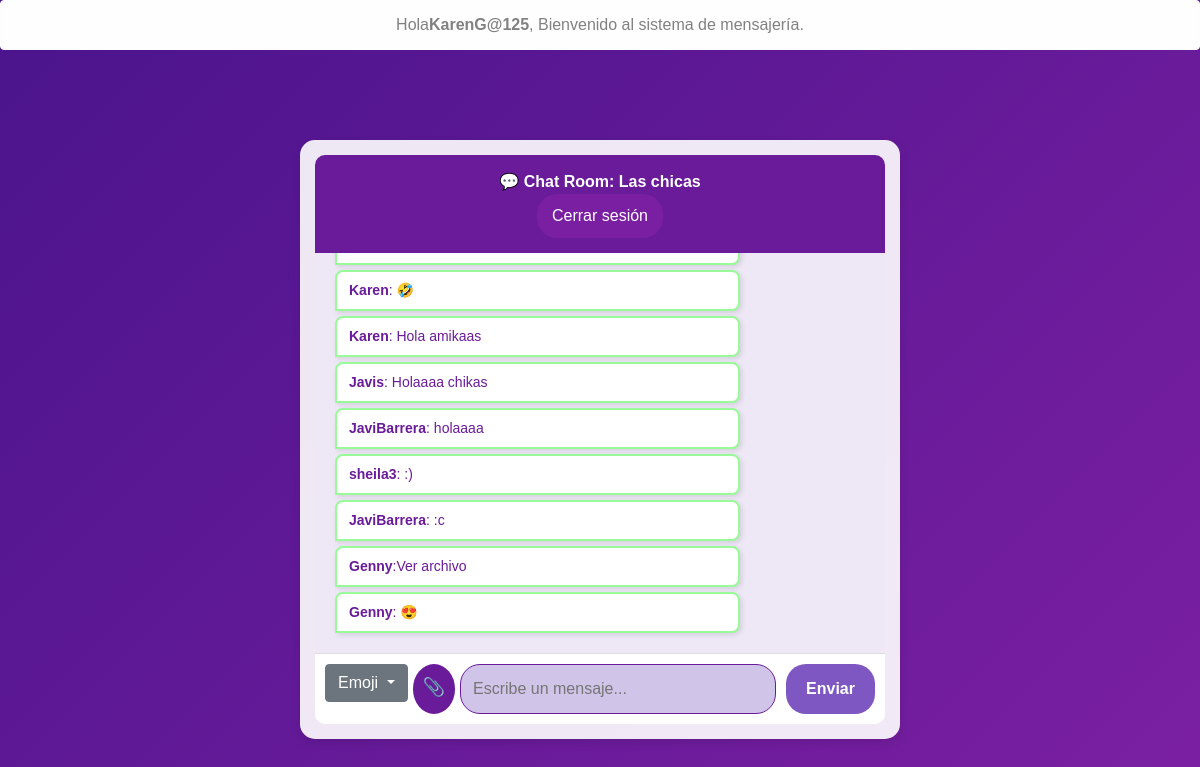
/chat_4 (signed in), run on the app's committed database.
### chatapp/models.py (models this page shows, shortened)
class Room(models.Model):
    name = models.CharField(max_length=20)
    slug = models.SlugField(max_length=100)

class Message(models.Model):
    user = models.ForeignKey(User, on_delete=models.CASCADE)
    content = models.TextField(blank=True, null=True)  # Mensaje opcional si es solo archivo
    room = models.ForeignKey(Room, on_delete=models.CASCADE)
    created_on = models.DateTimeField(default=now)  # Usa la hora del sistema
    attachment = models.FileField(upload_to="chat_files/", blank=True, null=True)  # Permitir archivos adjuntos

### chatapp/views.py (the view)
# urls.py: path("<str:slug>", views.room, name="room"),
def room(request,slug):
    room_name=Room.objects.get(slug=slug).name
    messages=Message.objects.filter(room=Room.objects.get(slug=slug))
    return render(request, "room.html",{"room_name":room_name,"slug":slug,'messages':messages})

### templates/room.html (shortened to what this page needs)
{% extends 'base.html' %}
{% block content %}
{% if user.is_authenticated %}
<div class="chat-container">
  <div class="chat-header">
    💬 Chat Room: {{ room_name }}
    <form action="{% url 'logout' %}" method="post">
      <button type="submit" class="btn btn-logout">Cerrar sesión</button>
    </form>
  </div>
  <div class="chat-body" id="chatbox">
    {% if messages %}
      {% for message in messages %}
        <div class="chat-message {% if message.user == request.user %}text-right{% else %}text-left{% endif %}">
          <b>{{ message.user.username }}</b>:
          {% if message.content %}
            {{ message.content }}
          {% endif %}
          {% if message.attachment %}
            <br><a href="{{ message.attachment.url }}" class="file-link" target="_blank">Ver archivo</a>
          {% endif %}
        </div>
      {% endfor %}
    {% else %}
      <p class="text-center text-muted">No hay mensajes en esta sala.</p>
    {% endif %}
  </div>
  <div class="chat-footer">
    <div class="dropdown">
      <button class="btn btn-secondary dropdown-toggle" type="button" data-toggle="dropdown" aria-expanded="false">
        Emoji
      </button>
    </div>
    <label for="file_input" id="file_input_label">📎</label>
    <input id="my_input" type="text" placeholder="Escribe un mensaje..." required>
    <button id="submit_button">Enviar</button>
  </div>
</div>
{% endif %}
{% endblock %}

### templates/base.html (shortened to what this page needs)
<!doctype html>
<html lang="en">
  <head>
    <link rel="stylesheet" href="https://cdn.jsdelivr.net/npm/bootstrap@4.3.1/dist/css/bootstrap.min.css">
  </head>
  <body>
    {% block header%}
    <div class="alert alert-light text-center d-flex justify-content-center align-items-center" role="alert">
      Hola <b> {{ user.username }} </b>, Bienvenido al sistema de mensajería.
    </div>
      <br/>
    {% endblock %}
    <main>
      {% block content %}
      {% endblock %}
    </main>
  </body>
</html>

### templates/base.html (style rules this page uses)
.chat-message { width: 100%; border: 2px solid palegreen; border-radius: 6px; margin: 2px 0px; }

### templates/room.html (style rules this page uses)
body { background: linear-gradient(135deg, #4A148C, #7B1FA2); font-family: 'Poppins', sans-serif; }
.chat-container { max-width: 600px; margin: 50px auto; background: rgba(255, 255, 255, 0.9); padding: 15px; border-radius: 15px; box-shadow: 0 4px 10px rgba(0, 0, 0, 0.1); overflow: hidden; }
.btn-logout { background: #7b1fa2; color: white; border: none; padding: 10px 15px; border-radius: 20px; transition: background 0.3s, transform 0.2s; }
.chat-header { background: #6A1B9A; color: white; padding: 15px; font-weight: bold; text-align: center; border-radius: 10px 10px 0 0; }
.chat-body { padding: 15px; max-height: 400px; overflow-y: auto; background: #EDE7F6; border-radius: 0 0 10px 10px; }
.chat-message { display: flex; max-width: 75%; padding: 10px; margin: 5px; border-radius: 10px; font-size: 14px; word-wrap: break-word; clear: both; }
.text-left { background-color: #FFFFFF; color: #6A1B9A; align-self: flex-start; border-radius: 8px 8px 8px 0; padding: 8px 12px; box-shadow: 2px 2px 5px rgba(0, 0, 0, 0.1); }
.chat-footer { display: flex; padding: 10px; background: white; border-top: 1px solid #ddd; border-radius: 0 0 10px 10px; }
#my_input { flex: 1; padding: 12px; border: 1px solid #6A1B9A; border-radius: 20px; outline: none; background: #D1C4E9; color: #6A1B9A; }
#submit_button { background: #7E57C2; border: none; padding: 12px 20px; margin-left: 10px; color: white; font-weight: bold; border-radius: 20px; cursor: pointer; transition: 0.3s; }
#emoji_button, #file_input_label { background: #6A1B9A; border: none; padding: 10px; margin: 0 5px; color: white; font-size: 18px; border-radius: 50%; cursor: pointer; transition: 0.3s; }
.file-link { color: #6A1B9A; text-decoration: none; }

### data on the page
Room: name "Las chicas"
Message: user.username "Karen", content "🤣"
Message: user.username "Karen", content "Hola amikaas"
Message: user.username "Javis", content "Holaaaa chikas"
Message: user.username "JaviBarrera", content "holaaaa"
Message: user.username "sheila3", content ":)"
Message: user.username "JaviBarrera", content ":c"
Message: user.username "Genny"
Message: user.username "Genny", content "😍"

### other printed values
{{ user.username }} "KarenG@125"
